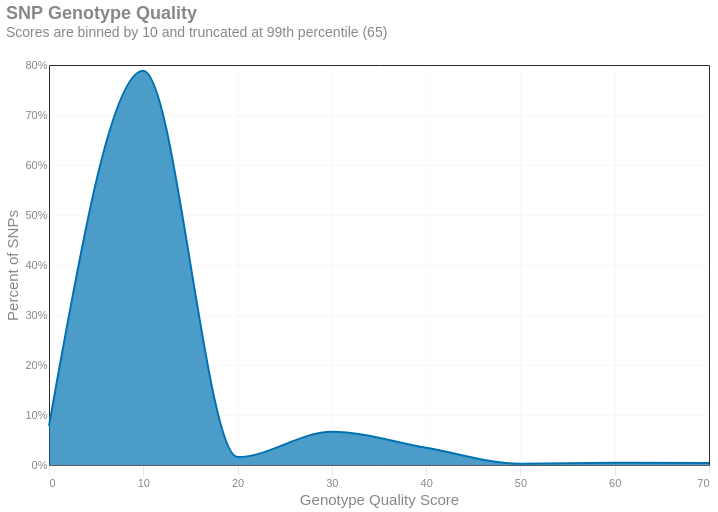

The cell this chart's notebook holds for it:
### Markdown cell above
## SNPs
### Quality Statistics
These are per-locus SNP quality statistics, which correspond to the Quality (`QUAL`) values of `bcftools stats`. 
Each quality score is has a semi-open bin width of 10, where `0` would be considered "a QUAL score
greater than or equal to `0` and less than `10`". The histogram is truncated at the 99th percentile
for visual clarity.

### Code cell
qual = extract_metric(dataL, "QUAL")[[2,3,6]]
qual.columns = ["Quality Score", "SNPs", "Indels"]
do_qual = True
if len(qual) == 0:
    do_qual = False
    print_html(f"Skipping - {os.path.basename(infile)} does not contain a QUAL section")
else:
    q99_snp = int(qual.loc[qual.index.repeat(qual['SNPs']), 'Quality Score'].quantile(0.99))
    qual['Quality_binned'] = (np.floor(qual['Quality Score'] / 10) * 10).astype(int)
    # Group by the new bins and sum SNPs and Indels
    rebinned = qual.groupby('Quality_binned').agg({
        'SNPs': 'sum',
        'Indels': 'sum'
    }).reset_index()
    rebinned['SNPs'] = rebinned['SNPs'] / rebinned['SNPs'].sum()
    rebinned['Indels'] = rebinned['Indels'] / rebinned['Indels'].sum()
    # Rename column back to Quality
    rebinned = rebinned.rename(columns={'Quality_binned': 'Quality Score'})
    (
        alt.Chart(rebinned.drop(columns = 'Indels'))
        .transform_filter(alt.FieldRangePredicate(field="Quality Score", range=[0, q99_snp + 10]))
        .mark_area(interpolate = "monotone")
        .encode(
            x = alt.X('Quality Score:Q', title = "Genotype Quality Score", bin = 'binned').axis(tickMinStep = 10),
            y = alt.Y('SNPs:Q', title = "Percent of SNPs")
                .axis(format ='%'),
            tooltip = ['Quality Score:Q', alt.Tooltip("SNPs:Q", format = ".2%", bin = "binned")]
        )
        .properties(
        title=alt.Title('SNP Genotype Quality', subtitle = f'Scores are binned by 10 and truncated at 99th percentile ({q99_snp})'),
        usermeta={'embedOptions': {'downloadFileName': f'snp.quality'}}
    )
    ).display()

### Figure 1 — Vega-Lite specification as saved in the notebook (floating-point values rounded to 4 significant figures)
{"width": "container", "height": 400, "config": {"title": {"anchor": "start", "dy": -15, "fontSize": 18, "color": "#888888", "subtitleColor": "#888888", "subtitleFontSize": 14}, "arc": {"fill": "#0072B2"}, "axis": {"domainColor": "#888888", "domainWidth": 0.5, "gridWidth": 0.2, "grid": false, "titleFontWeight": 400, "titleFontSize": 15, "labelFontSize": 11, "labelColor": "#888888", "tickColor": "#888888", "tickWidth": 0.2, "titleColor": "#888888"}, "axisBand": {"grid": false}, "axisX": {"grid": true, "tickSize": 10, "domainCap": "round"}, "axisY": {"domain": false, "grid": true, "tickSize": 0, "domainCap": "round"}, "background": "transparent", "header": {"labelFontSize": 15, "labelColor": "#888888", "titleFontSize": 15, "titleFontWeight": 600, "titleColor": "#888888"}, "legend": {"labelFont": "sans-serif", "labelFontSize": 12, "labelColor": "#888888", "symbolSize": 100, "symbolType": "circle", "titleFontSize": 12, "titlePadding": 10, "titleColor": "#888888", "title": ""}, "range": {"category": ["#E69F00", "#56B4E9", "#009E73", "#F0E442", "#0072B2", "#D55E00", "#CC79A7", "#000000"], "diverging": ["#cfe8f3", "#a2d4ec", "#73bfe2", "#46abdb", "#1696d2", "#12719e"]}, "area": {"fill": "#0072B2", "fillOpacity": 0.7, "line": true, "strokeOpacity": 0.7}, "line": {"color": "#0072B2", "stroke": "#0072B2", "strokewidth": 5}, "trail": {"color": "#0072B2", "stroke": "#0072B2", "strokeWidth": 0, "size": 1}, "path": {"stroke": "#0072B2", "strokeWidth": 0.5}, "point": {"filled": true}, "text": {"color": "#888888", "fontSize": 11, "align": "right", "fontWeight": 400, "size": 11}, "bar": {"fill": "#0072B2", "stroke": false}, "view": {"stroke": "none", "continuousWidth": 660, "continuousHeight": 400}}, "data": {"name": "data-34c085716d6000780260059b8d884ed4"}, "mark": {"type": "area", "interpolate": "monotone"}, "encoding": {"tooltip": [{"field": "Quality Score", "type": "quantitative"}, {"bin": "binned", "field": "SNPs", "format": ".2%", "type": "quantitative"}], "x": {"axis": {"tickMinStep": 10}, "bin": "binned", "field": "Quality Score", "title": "Genotype Quality Score", "type": "quantitative"}, "y": {"axis": {"format": "%"}, "field": "SNPs", "title": "Percent of SNPs", "type": "quantitative"}}, "title": {"text": "SNP Genotype Quality", "subtitle": "Scores are binned by 10 and truncated at 99th percentile (65)"}, "transform": [{"filter": {"field": "Quality Score", "range": [0, 75]}}], "usermeta": {"embedOptions": {"downloadFileName": "snp.quality"}}, "$schema": "https://vega.github.io/schema/vega-lite/v6.1.0.json", "datasets": {"data-34c085716d6000780260059b8d884ed4": [{"Quality Score": 0, "SNPs": 0.07837}, {"Quality Score": 10, "SNPs": 0.7883}, {"Quality Score": 20, "SNPs": 0.0159}, {"Quality Score": 30, "SNPs": 0.06663}, {"Quality Score": 40, "SNPs": 0.03451}, {"Quality Score": 50, "SNPs": 0.002687}, {"Quality Score": 60, "SNPs": 0.004351}, {"Quality Score": 70, "SNPs": 0.004078}, {"Quality Score": 80, "SNPs": 0.0009274}, {"Quality Score": 90, "SNPs": 0.0005728}, {"Quality Score": 100, "SNPs": 0.0006137}, {"Quality Score": 110, "SNPs": 0.0003273}, {"Quality Score": 120, "SNPs": 0.000341}, {"Quality Score": 130, "SNPs": 0.0002728}, {"Quality Score": 140, "SNPs": 0.0001909}, {"Quality Score": 150, "SNPs": 0.0001909}, {"Quality Score": 160, "SNPs": 0.0002046}, {"Quality Score": 170, "SNPs": 0.0001091}, {"Quality Score": 180, "SNPs": 0.0002182}, {"Quality Score": 190, "SNPs": 0.0001773}, {"Quality Score": 200, "SNPs": 8.183e-05}, {"Quality Score": 210, "SNPs": 0.0001227}, {"Quality Score": 220, "SNPs": 0.0006274}, {"Quality Score": 230, "SNPs": 0.0002319}]}}
